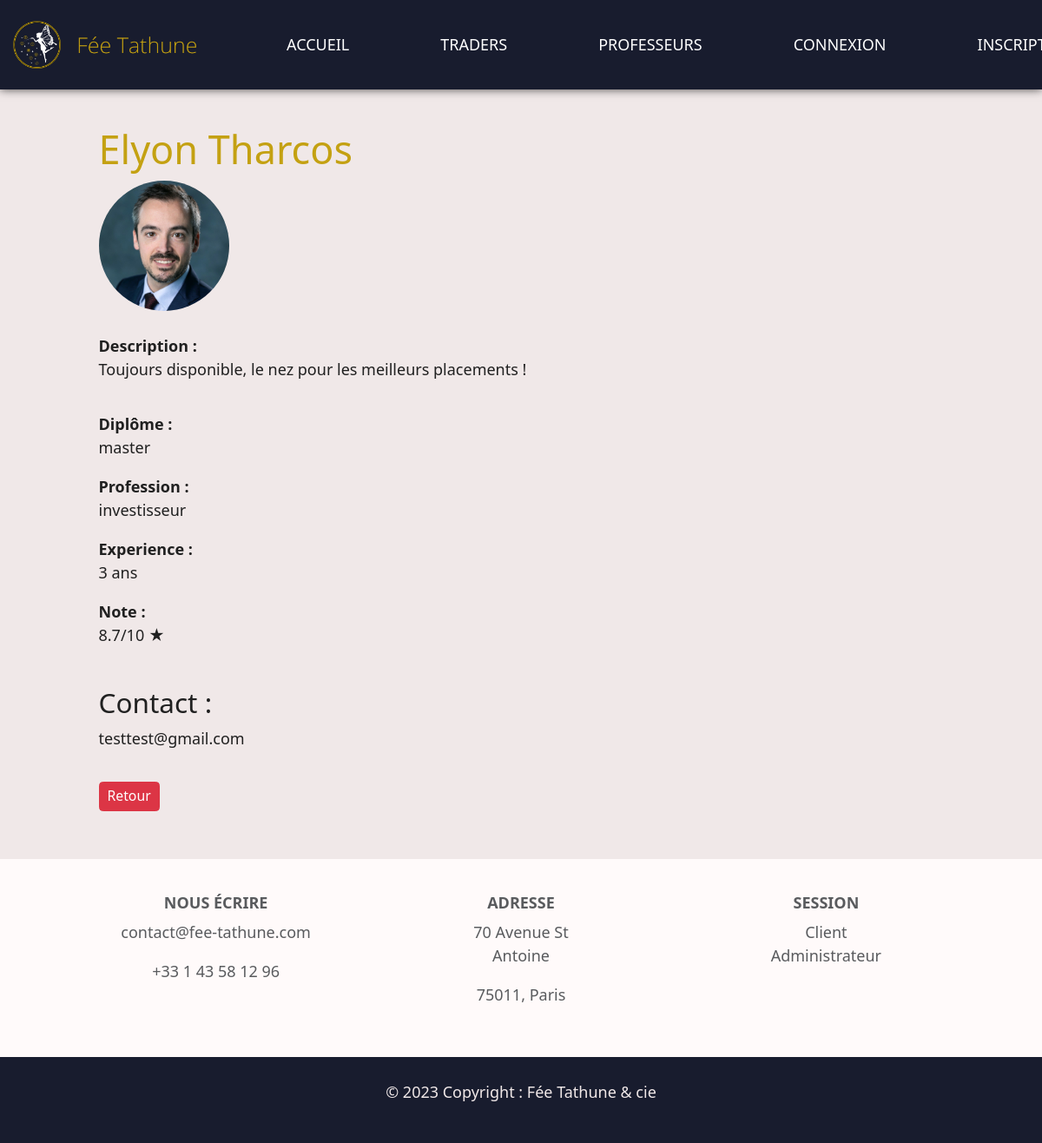
The app's page /read_intervenant.php?id=3 with its own data.
### tables this page shows
CREATE TABLE `INTERVENANT` (
  `prof_id` int(11) NOT NULL AUTO_INCREMENT,
  `email` varchar(255) DEFAULT NULL,
  `pwd` varchar(100) DEFAULT NULL,
  `name` varchar(50) DEFAULT NULL,
  `firstname` varchar(50) DEFAULT NULL,
  `profession` varchar(13) DEFAULT NULL,
  `experience` char(2) DEFAULT NULL,
  `diplome` varchar(15) DEFAULT NULL,
  `note` char(4) DEFAULT NULL,
  `image` varchar(22) DEFAULT NULL,
  `description` varchar(255) DEFAULT NULL,
  PRIMARY KEY (`prof_id`)
);

### read_intervenant.php (the view, shortened to what this page needs)
<?php
include('includes/head.php');
?>
	<body class="color-mode">
		<?php
        include('includes/header.php');
        include('includes/bdd.php');
        $q= 'SELECT * FROM INTERVENANT WHERE prof_id = :id';
            $req = $bdd->prepare($q);
            $req->execute([
                'id' => $_GET['id']
            ]);
            $result = $req->fetch(PDO::FETCH_ASSOC);
        echo '
		<main>
        <div class="container">
			<h1>'. $result['firstname'] . ' ' . $result['name']. '</h1>';
                if($result){
                    if (strlen($result['image'])>2) {
                        echo '<div class="col-lg-5"></div>
                        <div class="col-lg-2">
                        <img src="uploads/'.$result['image'].'" alt="image profil" style="width:150px; height:150px;" class="rounded-circle mb-4">
                        </div> ';
                    }
                    echo '<div class="row mb-3">
                            <div class="col-lg-8">
                                <label><b> Description : </b></label>
                                <p>'.$result['description'].'</p>
                            </div>
                        </div>
                        <div class="row mb-3">
                            <div class="col-lg-4">
                                <label><b> Diplôme : </b></label>
                                <p>'.$result['diplome'].'</p>
                                <label><b> Profession : </b></label>
                                <p>'.$result['profession'].'</p>
                                <label><b> Experience : </b></label>
                                <p>'.$result['experience'].' ans</p>
                                <label><b> Note : </b></label>
                                <p>'.$result['note'].'/10 ★</p>
                                <br>
                                <h3>Contact :</h3>
                                <p>'.$result['email'].'</p>
                            </div>
                        </div>';
                        if($result['profession'] == 'professeur') {
                            echo '<a class="btn btn-sm btn-danger" href="teacher.php">Retour</a>';
                        } else {
                            echo '<a class="btn btn-sm btn-danger" href="investisseur.php">Retour</a>';
                        }
                } else {
                    echo '<h2 style="color:red;">Impossible d\'afficher les informations</h2>';
                }
            ?>
            </div>
		</main>
		<?php include('includes/footer.php'); ?>
	</body>
</html>

### css/style.css (style rules this page uses)
html { font-size: 18px; overflow-x: hidden; }
body { font-family: "Raleway"; margin: 0; padding-top: 90px; background-color: rgb(240, 232, 232); color: black; }
main { padding: 55px; }
p { line-height: 1.5; }
main h1, main h2 { color : #c4a112; }
.container { max-width: 1200px; margin: auto; }

### css/dark.css (style rules this page uses)
.color-mode { background-color: rgb(32, 32, 32); color: white; }

### css/light.css (style rules this page uses)
.color-mode { background-color: rgb(240, 232, 232); color: rgb(32, 32, 32); }

### read_intervenant.php (style rules this page uses)
main { padding-left: 100px; }

### records on screen
intervenant: firstname "Elyon", name "Tharcos", image (picture), description "Toujours disponible, le nez pour les meilleurs placements !", diplome "master", profession "investisseur", experience "3", note "8.7", email "testtest@gmail.com"
